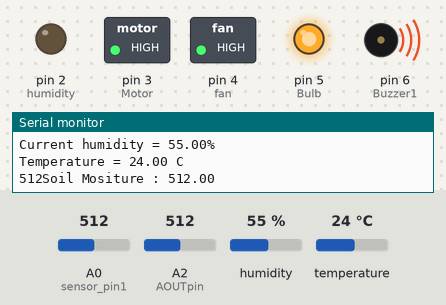
The sketch below on a simulated Arduino Uno, built with avr-gcc and run on an emulated ATmega328P. On the bench: switched loads named in the sketch (green lamp = pin HIGH), output pins drawn as LEDs (lit = HIGH), buzzer (waves = sounding, pin HIGH), the last lines printed to the serial monitor. The inputs (shaded band) are chosen by the test bench; at power-on: A2 (AOUTpin) = 512, humidity 55 %, A0 (sensor_pin1) = 512, temperature 24 °C.

Above: at 2.7 s.
2.8 s: A2 (AOUTpin) set to 310
5.8 s: A2 (AOUTpin) set to 290
At 6.6 s:
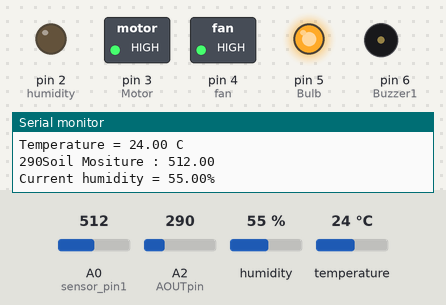
7.3 s: humidity set to 46 %
10.3 s: humidity set to 43 %
At 11.6 s:
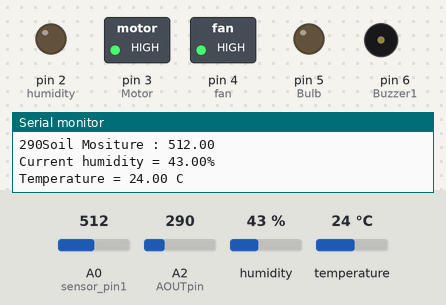
11.9 s: A0 (sensor_pin1) set to 884
14.9 s: A0 (sensor_pin1) set to 916
At 15.3 s:
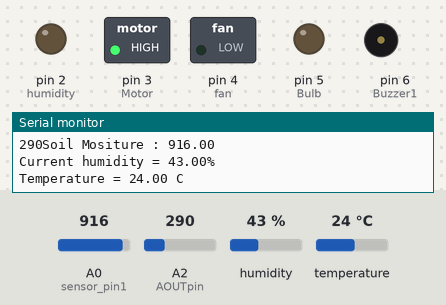
Timing chart, 0 to 17.5 s (numbered marks = the images above; inputs shaded):
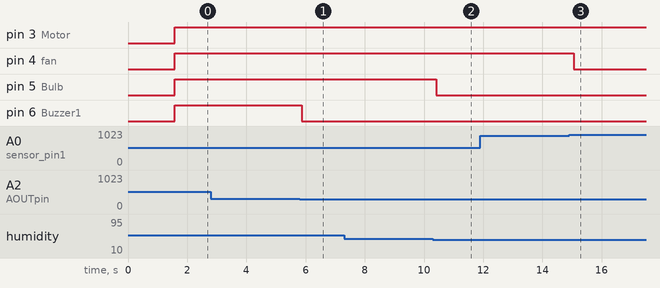

The sketch:

SmartFarmArduino.ino
```cpp
#include <Wire.h>
#include<SoftwareSerial.h>
#include <dht.h>
SoftwareSerial bt(8,9);

  #define dht_apin0 A1
 int stateco2 = 0;
 const int AOUTpin=2;
dht DHT;
int Buzzer1 =6;
int sensor_pin1 = A0; // Soil Sensor input at Analog PIN A0


float output_value ;
float temperature;
float humidity;
float humid;
 int limit;
int value;

void setup(){

  Serial.begin(9600);
   pinMode(2, OUTPUT);//humidity
  pinMode(3, OUTPUT);// Motor
    pinMode(4, OUTPUT);// fan
    pinMode(5, OUTPUT);//Bulb
  pinMode(sensor_pin1, INPUT);
  pinMode(Buzzer1,OUTPUT);
bt.begin(9600);

  Serial.println("Reading From the Sensor ...");
  delay(500);//Delay to let system boot
  Serial.println("DHT11 Humidity & temperature Sensor\n\n");
  delay(1000);//Wait before accessing Sensorlcd.begin(16,2);


}//end "setup()"

void loop(){

  //Start of Program
  output_value= analogRead(sensor_pin1);
 Serial.print("Soil Mositure : ");
 Serial.println(output_value);


    DHT.read11(dht_apin0);

    Serial.print("Current humidity = ");
    Serial.print(DHT.humidity);
    Serial.println("%  ");
    Serial.print("Temperature = ");
    Serial.print(DHT.temperature);
    Serial.println(" C  ");


    bt.print("Current humidity = ");
    bt.print(DHT.humidity);
    bt.println("%  ");
    bt.print("Temperature = ");
    bt.print(DHT.temperature);
    bt.println(" C  ");
    temperature = DHT.temperature;
   humidity = DHT.humidity;

 humid = ((1024 -output_value)*100)/1024;
      if(humidity < 45.00){
  digitalWrite(5, LOW);
 }
 else
 {
   digitalWrite(5, HIGH);
 }

if(temperature > 24.00){
  digitalWrite(3, LOW);

 }
 else
 {
   digitalWrite(3, HIGH);

 }

if(temperature < 34.00){
  digitalWrite(2, LOW);

 }
 else
 {
   digitalWrite(2, HIGH);

 }


if(output_value < 900.00){
  digitalWrite(4, HIGH);

 }
 else
 {
   digitalWrite(4, LOW);

 }
  value= analogRead(AOUTpin);//reads the analaog value from the CO sensor's AOUT pin
limit= 300;
Serial.print(value);
if (value>limit && stateco2 == 0){
digitalWrite(Buzzer1, HIGH);
 //if limit has been reached, LED turns on as status indicator
}
else{
digitalWrite(Buzzer1, LOW);
//if threshold not reached, LED remains off
stateco2 =0;

}


  //Fastest should be once every two seconds.

}// end loop()
```

Measured:
- the behaviour switches between 301 and 300 on A2 (AOUTpin) (found by bisection; images 0 and 1)
- the behaviour switches between 45 and 44 % on humidity (found by bisection; images 1 and 2)
- the behaviour switches between 899 and 900 on A0 (sensor_pin1) (found by bisection; images 2 and 3)
- after the input at 5.8 s, pin 6 (Buzzer1): HIGH → LOW after 0.07 s
- after the input at 10.3 s, pin 5 (Bulb): HIGH → LOW after 0.12 s
- after the input at 14.9 s, pin 4 (fan): HIGH → LOW after 0.15 s
